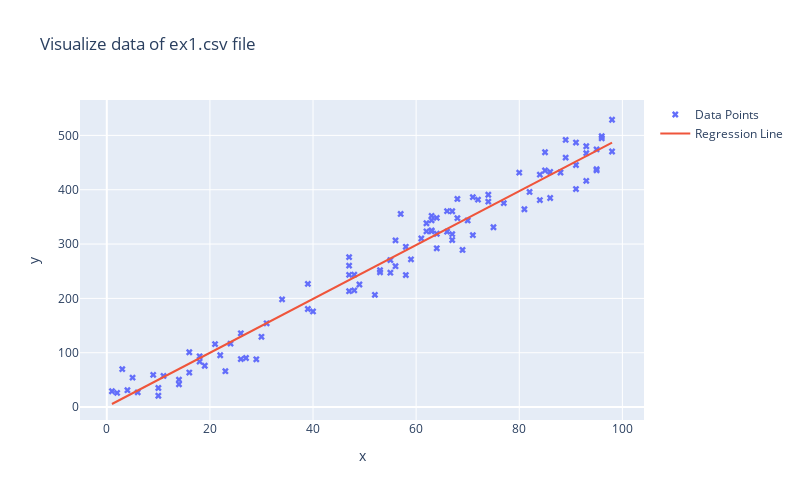

The notebook cell saved with this chart:
### Code cell
# Generate a range of x values from the minimum to the maximum of the x_col to plot the regression line
x_range = np.linspace(x_col.min(), x_col.max(), 100)

# Compute the corresponding y values for the regression line using the updated parameters (theta)
# The equation of the line is y = theta_0 + theta_1 * x
y_range = theta_updated[0] + theta_updated[1] * x_range

# Create a new Plotly figure to visualize the data points and the regression line
fig = go.Figure()

# Add a scatter plot for the original data points from the CSV file
fig.add_trace(
    go.Scatter(
        x=pd_dataframe['x'],  # X values from the 'x' column
        y=pd_dataframe['y'],  # Y values from the 'y' column
        mode='markers',  # Plot style as markers (points)
        marker=dict(symbol='x'),  # Marker style
        name='Data Points'  # Name for the legend
    )
)

# Add a line plot for the regression line calculated from the model
fig.add_trace(
    go.Scatter(
        x=x_range,  # X values for the regression line
        y=y_range,  # Y values for the regression line
        mode='lines',  # Plot style as a line
        name='Regression Line'  # Name for the legend
    )
)

# Update the X-axis title of the plot
fig.update_xaxes(title='x')

# Update the Y-axis title and set the tick angle to 0 for better readability
fig.update_yaxes(title='y', tickangle=0)

# Update the layout of the plot with a title, size, and legend
fig.update_layout(
    width=800,  # Set the width of the plot
    height=500,  # Set the height of the plot
    title_text='Visualize data of ex1.csv file',  # Title of the plot
    showlegend=True  # Show legend
)

# Display the figure with data points and the regression line
fig.show()

### Figure 1 — Plotly figure (JSON) as saved in the notebook; plotly's stock layout.template omitted (floating-point values rounded to 4 significant figures)
{"data": [{"marker": {"symbol": "x"}, "mode": "markers", "name": "Data Points", "type": "scatter", "x": [59, 86, 95, 91, 14, 16, 67, 81, 86, 9, 75, 30, 4, 10, 63, 69, 84, 95, 55, 53, 48, 74, 3, 62, 80, 68, 63, 66, 71, 68, 91, 39, 63, 96, 82, 56, 47, 2, 84, 61, 77, 85, 18, 95, 64, 88, 67, 62, 96, 85, 74, 26, 64, 47, 34, 55, 47, 11, 71, 70, 31, 93, 93, 98, 67, 93, 6, 89, 14, 26, 39, 24, 64, 89, 16, 58, 57, 5, 19, 63, 18, 23, 72, 29, 49, 27, 56, 22, 66, 98, 53, 58, 1, 48, 10, 91, 47, 40, 21, 52], "y": [271.9, 432.7, 437.7, 401.2, 50.52, 100.9, 318.3, 364.1, 384.8, 59.3, 330.9, 129.4, 31.05, 20.89, 351.9, 289.1, 427.7, 474.2, 247.3, 248.0, 243.7, 390.7, 69.77, 323.4, 431.4, 347.7, 323.5, 360.6, 386.4, 383.0, 445.4, 226.7, 325.2, 498.4, 395.9, 259.3, 243.3, 26.13, 381.0, 310.2, 375.3, 435.3, 83.71, 435.5, 348.1, 431.7, 307.5, 338.3, 494.7, 468.9, 378.1, 135.8, 319.0, 260.3, 198.2, 270.5, 213.2, 57.31, 316.4, 343.4, 154.2, 480.0, 416.4, 528.8, 360.4, 467.3, 27.1, 491.7, 41.89, 88.29, 180.5, 116.8, 292.2, 459.1, 63.5, 243.0, 355.4, 54.2, 76.09, 343.9, 93.46, 65.99, 381.8, 87.94, 225.6, 90.3, 306.7, 95.38, 322.8, 470.3, 252.0, 295.0, 29.09, 214.7, 35.14, 486.9, 275.9, 176.0, 115.9, 206.6]}, {"mode": "lines", "name": "Regression Line", "type": "scatter", "x": [1, 1.98, 2.96, 3.939, 4.919, 5.899, 6.879, 7.859, 8.838, 9.818, 10.8, 11.78, 12.76, 13.74, 14.72, 15.7, 16.68, 17.66, 18.64, 19.62, 20.6, 21.58, 22.56, 23.54, 24.52, 25.49, 26.47, 27.45, 28.43, 29.41, 30.39, 31.37, 32.35, 33.33, 34.31, 35.29, 36.27, 37.25, 38.23, 39.21, 40.19, 41.17, 42.15, 43.13, 44.11, 45.09, 46.07, 47.05, 48.03, 49.01, 49.99, 50.97, 51.95, 52.93, 53.91, 54.89, 55.87, 56.85, 57.83, 58.81, 59.79, 60.77, 61.75, 62.73, 63.71, 64.69, 65.67, 66.65, 67.63, 68.61, 69.59, 70.57, 71.55, 72.53, 73.51, 74.48, 75.46, 76.44, 77.42, 78.4, 79.38, 80.36, 81.34, 82.32, 83.3, 84.28, 85.26, 86.24, 87.22, 88.2, 89.18, 90.16, 91.14, 92.12, 93.1, 94.08, 95.06, 96.04, 97.02, 98], "y": [5.667, 10.53, 15.39, 20.25, 25.11, 29.97, 34.83, 39.69, 44.55, 49.41, 54.27, 59.13, 63.99, 68.85, 73.71, 78.57, 83.43, 88.29, 93.15, 98.01, 102.9, 107.7, 112.6, 117.5, 122.3, 127.2, 132.0, 136.9, 141.8, 146.6, 151.5, 156.3, 161.2, 166.1, 170.9, 175.8, 180.6, 185.5, 190.4, 195.2, 200.1, 204.9, 209.8, 214.7, 219.5, 224.4, 229.2, 234.1, 239.0, 243.8, 248.7, 253.5, 258.4, 263.3, 268.1, 273.0, 277.8, 282.7, 287.6, 292.4, 297.3, 302.1, 307.0, 311.9, 316.7, 321.6, 326.4, 331.3, 336.2, 341.0, 345.9, 350.7, 355.6, 360.5, 365.3, 370.2, 375.0, 379.9, 384.8, 389.6, 394.5, 399.3, 404.2, 409.1, 413.9, 418.8, 423.6, 428.5, 433.4, 438.2, 443.1, 447.9, 452.8, 457.7, 462.5, 467.4, 472.2, 477.1, 482.0, 486.8]}], "layout": {"height": 500, "showlegend": true, "title": {"text": "Visualize data of ex1.csv file"}, "width": 800, "xaxis": {"title": {"text": "x"}}, "yaxis": {"tickangle": 0, "title": {"text": "y"}}}}
